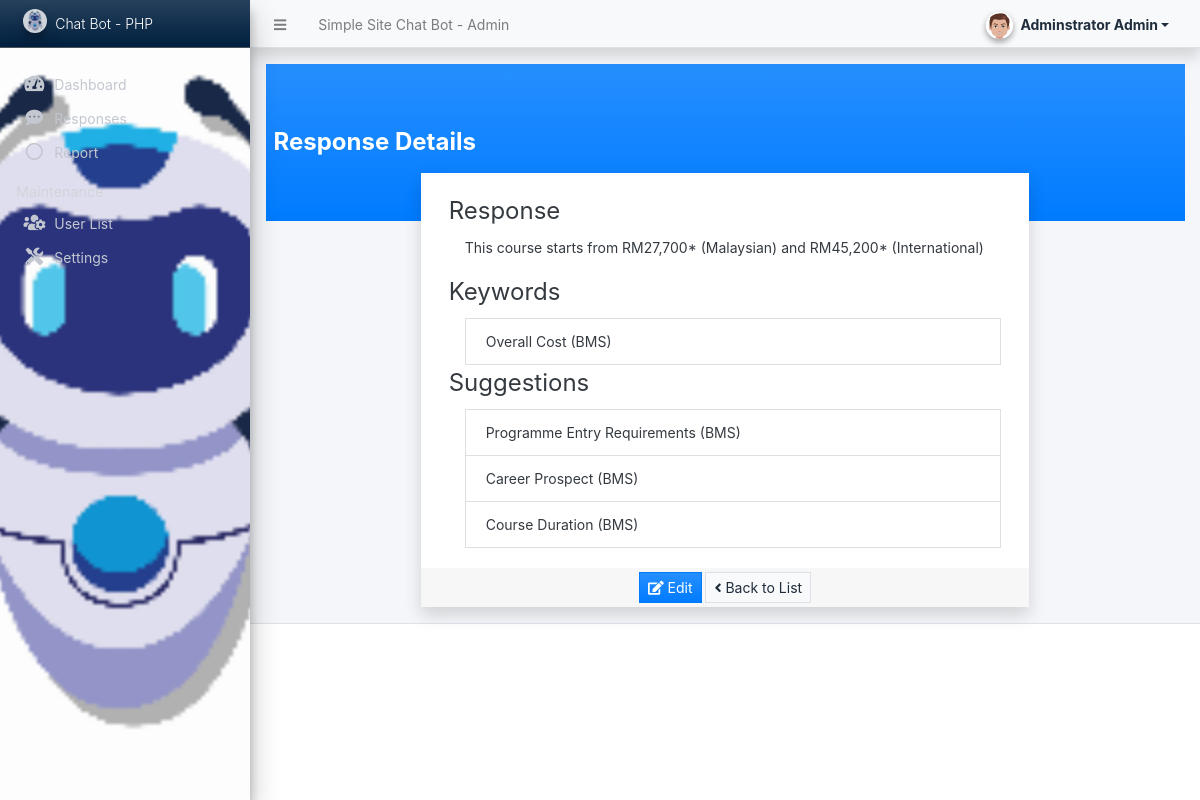
/admin/?page=responses/view_response&id=36 (signed in), run on the app's committed database.
### tables this page shows
CREATE TABLE `keyword_list` (
  `response_id` int(30) NOT NULL,
  `keyword` text NOT NULL
);

CREATE TABLE `suggestion_list` (
  `response_id` int(30) NOT NULL,
  `suggestion` text NOT NULL
);

### admin/responses/view_response.php (the view, shortened to what this page needs)
<div class="content px-2 py-5 bg-gradient-primary">
	<h4 class="my-3"><b>Response Details</b></h4>
</div>
<div class="row mt-n5 justify-content-center">
	<div class="col-lg-8 col-md-10 col-sm-12 col-xs-12">
		<div class="card rounded-0 shadow">
			<div class="card-body">
				<div class="container-fluid">
                    <legend>Response</legend>
                    <div class="pl-3"><?= isset($response) ? $response : '' ?></div>
                    <fieldset>
                        <legend>Keywords</legend>
                        <ul class="list-group ml-3">
                            <?php if(isset($id)): ?>
                                <?php
                                $kw_qry = $conn->query("SELECT * FROM `keyword_list` where response_id = '{$id}'");
                                while($row = $kw_qry->fetch_assoc()):
                                ?>
                                <li class="list-group-item rounded-0"><?= $row['keyword'] ?></li>
                                <?php endwhile; ?>
							<?php endif; ?>
                        </ul>
                    </fieldset>
                    <fieldset>
                        <legend>Suggestions</legend>
                        <ul class="list-group ml-3">
                            <?php if(isset($id)): ?>
                                <?php
                                $sg_qry = $conn->query("SELECT * FROM `suggestion_list` where response_id = '{$id}'");
                                while($row = $sg_qry->fetch_assoc()):
                                ?>
                                <li class="list-group-item rounded-0"><?= $row['suggestion'] ?></li>
                                <?php endwhile; ?>
							<?php endif; ?>
                        </ul>
                    </fieldset>
				</div>
			</div>
			<div class="card-footer py-1 text-center">
				<a class="btn btn-sm btn-primary bg-gradient-primary rounded-0" href="./?page=responses/manage_response&id=<?= isset($id) ? $id : '' ?>"><i class="fa fa-edit"></i> Edit</a>
				<a class="btn btn-sm btn-light bg-gradient-light border rounded-0" href="./?page=responses"><i class="fa fa-angle-left"></i> Back to List</a>
			</div>
		</div>
	</div>
</div>

### data on the page
keyword_list: keyword "Overall Cost (BMS)"
suggestion_list: suggestion "Programme Entry Requirements (BMS)"
suggestion_list: suggestion "Career Prospect (BMS)"
suggestion_list: suggestion "Course Duration (BMS)"

### other printed values
$_settings->info('name') "Simple Site Chat Bot"
$_settings->userdata('firstname').' '.$_settings->userdata('lastname') "Adminstrator Admin"
$_settings->info('short_name') "Chat Bot - PHP"
$response "This course starts from RM27,700* (Malaysian) and RM45,200* (International)"
